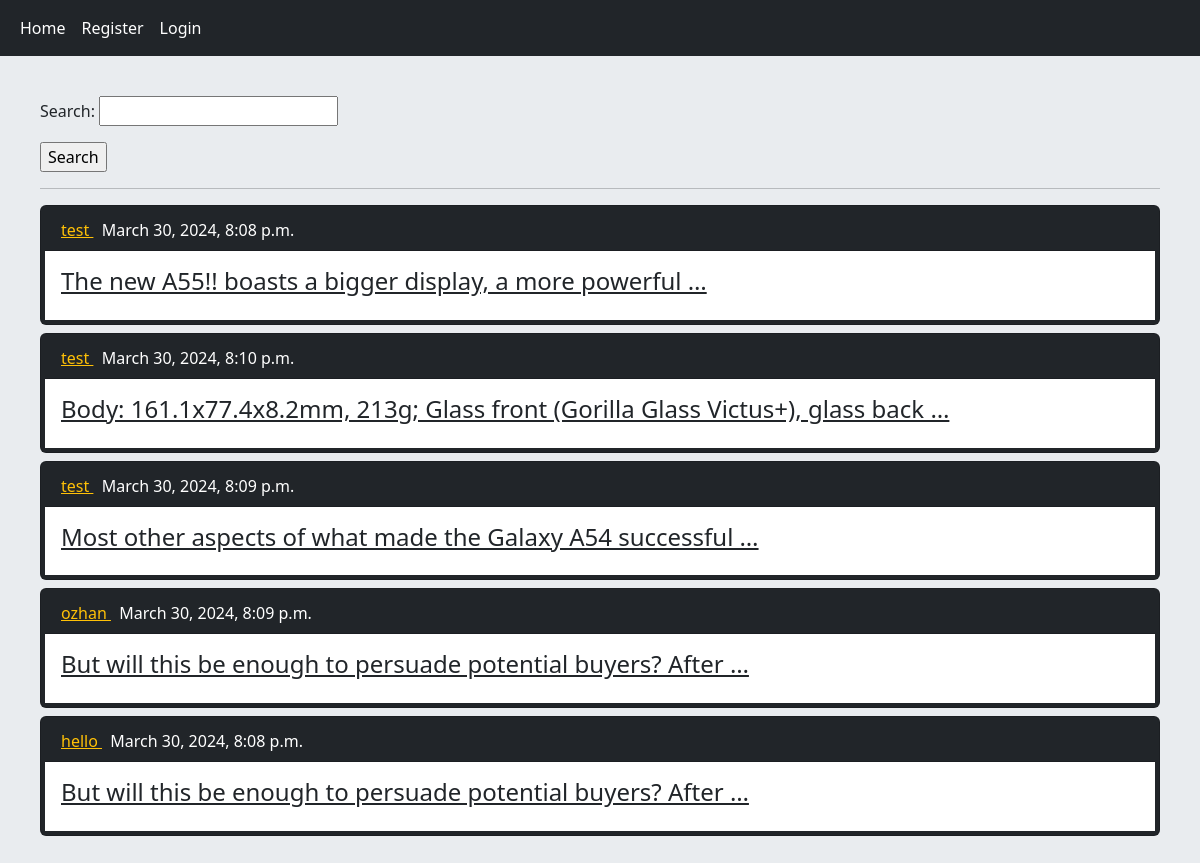
The app's page /, older data.
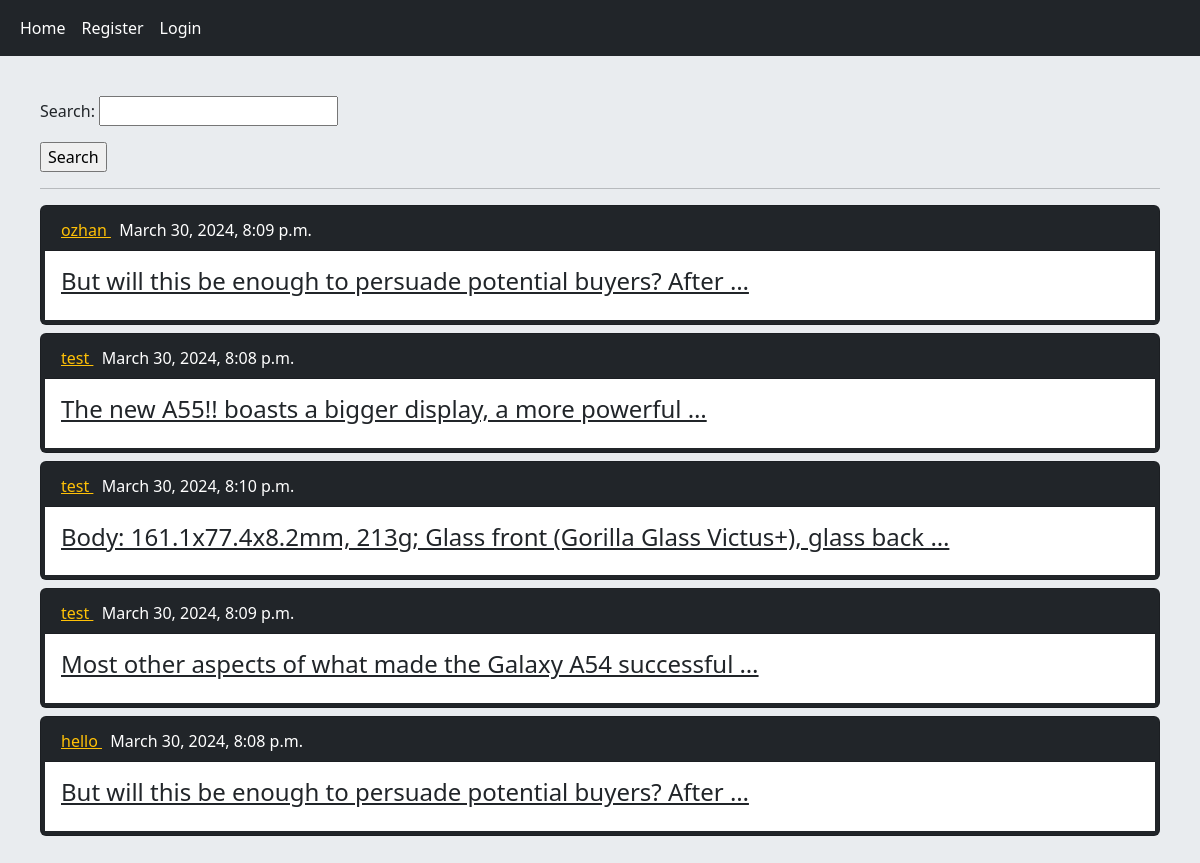
The same page, newer data.
### home/models.py (models this page shows, shortened)
class Post(models.Model):
    user = models.ForeignKey(User,on_delete=models.CASCADE,related_name='posts')
    body = models.TextField()
    slug = models.SlugField()
    created = models.DateTimeField(auto_now_add=True)
    updated = models.DateTimeField(auto_now=True)
    class Meta():
        ordering = ['-updated']
    def get_absolute_url(self):
        return reverse('home:post_detail',args=(self.id,self.slug))

### home/views.py (the view)
# urls.py: path('',views.HomeView.as_view(),name='home'),
class HomeView(View) :
    form_class = PostSearchForm
    def get(self,request):
        post = Post.objects.all()
        if request.GET.get('search'):
            post = post.filter(body__contains=request.GET['search'])
        return render(request,'home/index.html',{'posts':post,'form':self.form_class})

### home/templates/home/index.html
{% extends 'base.html' %}
{% block content %}
        <form action="" method="get" >
            {{ form.as_p }}
            <input type="submit" value="Search" >
        </form>
        <hr/>
        {% for post in posts %}
            <div class="card bg-dark text-dark mb-2 p-1 " >
                <p class="card-header bg-dark text-white "> <a class="link-warning" href="{% url 'account:user_profile' post.user.id %}" > {{ post.user }} </a> &nbsp {{ post.created}} </p>
                <a href="{{ post.get_absolute_url }}" class="card-body bg-white text-dark " > <h4> {{ post.body|truncatewords:10 }} </h4>   </a>
            </div>
        {% endfor %}
{% endblock %}

Row changes from the older to the newer data that the page shows:
changed Post "ozhan": moves up the list
